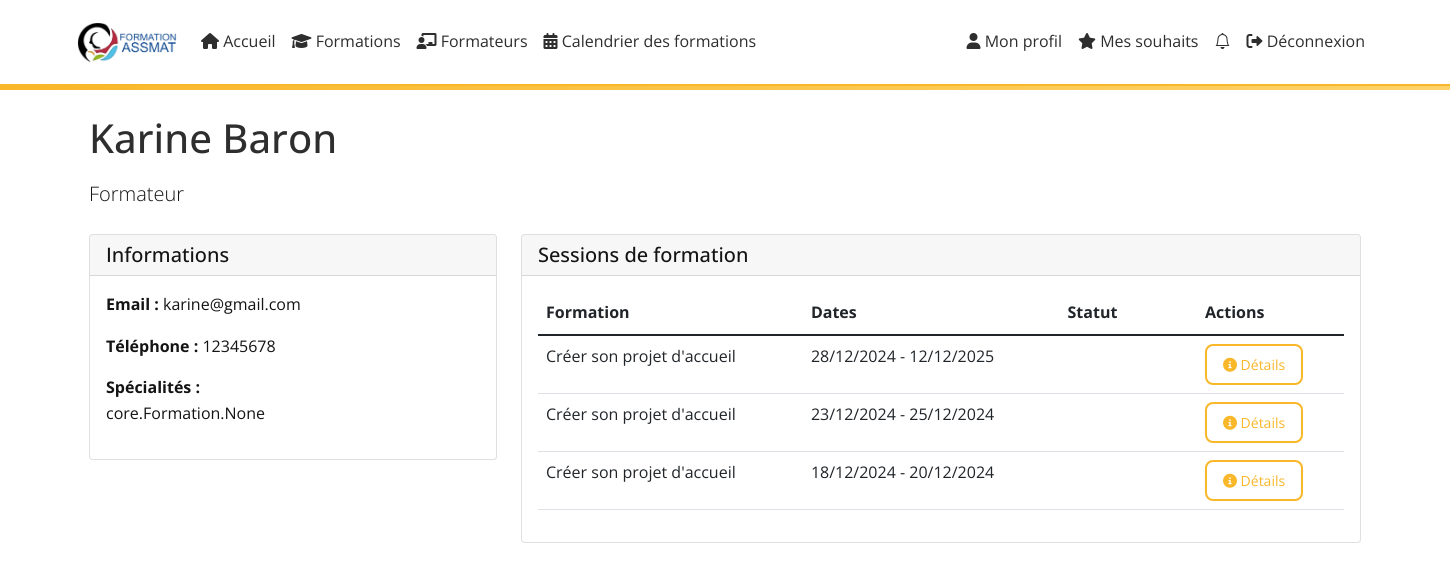
/trainers/1/ (signed in), run on the app's committed database.
### core/models.py (models this page shows, shortened)
class Trainer(models.Model):
    first_name = models.CharField(max_length=100, verbose_name="Prénom", null=True, blank=True)
    last_name = models.CharField(max_length=100, verbose_name="Nom", null=True, blank=True)
    email = models.EmailField(verbose_name="Email", null=True, blank=True)
    phone = models.CharField(max_length=20, verbose_name="Téléphone", null=True, blank=True)
    bio = models.TextField(blank=True, verbose_name="Biographie")
    photo = models.ImageField(upload_to='trainers/', null=True, blank=True, verbose_name="Photo")
    specialties = models.ManyToManyField('Formation', blank=True, verbose_name="Spécialités")
    created_at = models.DateTimeField(auto_now_add=True)
    updated_at = models.DateTimeField(auto_now=True)
    def get_full_name(self):
        return f"{self.first_name} {self.last_name}".strip()
    class Meta:
        verbose_name = "Formateur"
        verbose_name_plural = "Formateurs"
        ordering = ['last_name', 'first_name']

class Session(models.Model):
    STATUS_CHOICES = [
        ('NON_OUVERTE', 'Non ouverte'),
        ('DEMANDEE', 'Demandée'),
        ('OUVERTE', 'Ouverte'),
        ('COMPLETE', 'Complète'),
        ('PREPAREE', 'Préparée'),
        ('ENVOYEE_FORMATEUR', 'Envoyée formateur'),
        ('ATTENTE_RETOUR', 'En attente retour'),
        ('ATTENTE_TRAITEMENT_SYLVAN', 'En attente traitement Sylvan'),
        ('ATTENTE_TRAITEMENT_IPERIA', 'En attente traitement Ipéria'),
        ('ERREUR_SYLVAN', 'Erreur à traiter Sylvan'),
        ('ERREUR_IPERIA', 'Erreur à traiter Ipéria'),
        ('TERMINEE', 'Terminée'),
    ]
    formation = models.ForeignKey(
        Formation,
        on_delete=models.CASCADE,
        related_name='sessions'
    )
    trainers = models.ManyToManyField(
        Trainer,
        related_name='sessions',
        blank=True
    )
    status = models.CharField(
        max_length=50,
        choices=STATUS_CHOICES,
        default='NON_OUVERTE'
    )
    start_date = models.DateField(null=True, blank=True)
    end_date = models.DateField(null=True, blank=True)
    iperia_opening_date = models.DateField(null=True, blank=True)
    iperia_deadline = models.DateField(null=True, blank=True)
    created_at = models.DateTimeField(auto_now_add=True)
    updated_at = models.DateTimeField(auto_now=True)
    last_status_change = models.DateTimeField(default=timezone.now)

class Formation(models.Model):
    FORMATION_TYPES = [
        ('initial', 'Formation Initiale'),
        ('continue', 'Formation Continue'),
        ('specialisation', 'Formation Spécialisation'),
    ]
    name = models.CharField(max_length=255, verbose_name="Nom de la formation")
    code_iperia = models.CharField(max_length=50, unique=True, verbose_name="Code IPERIA")
    description = models.TextField(verbose_name="Description")
    duration = models.IntegerField(help_text="Durée en heures", validators=[MinValueValidator(1)], verbose_name="Durée")
    image = models.ImageField(upload_to='formations/images/', null=True, blank=True, verbose_name="Image")
    program_file = models.FileField(upload_to='programs/', null=True, blank=True, verbose_name="Programme détaillé")
    created_at = models.DateTimeField(auto_now_add=True, verbose_name="Date de création")
    updated_at = models.DateTimeField(auto_now=True, verbose_name="Date de mise à jour")
    type = models.CharField(max_length=20, choices=FORMATION_TYPES, default='initial', verbose_name="Type de formation")
    is_presentiel = models.BooleanField(default=True, verbose_name="Présentiel")
    is_distanciel = models.BooleanField(default=False, verbose_name="Distanciel")
    is_asynchrone = models.BooleanField(default=False, verbose_name="Asynchrone")
    is_active = models.BooleanField(default=True, verbose_name="Formation active")
    city = models.CharField(max_length=100, null=True, blank=True, verbose_name="Ville")
    code_postal = models.CharField(max_length=10, null=True, blank=True, verbose_name="Code postal")
    latitude = models.FloatField(null=True, blank=True)
    longitude = models.FloatField(null=True, blank=True)
    class Meta:
        verbose_name = "Formation"
        verbose_name_plural = "Formations"
        ordering = ['name']

### core/views.py (the view)
# urls.py: path('trainers/<int:pk>/', views.trainer_detail, name='trainer_detail'),
@login_required
def trainer_detail(request, pk):
    trainer = get_object_or_404(Trainer, pk=pk)
    sessions = Session.objects.filter(trainers=trainer).order_by('-start_date')
    return render(request, 'core/trainer_detail.html', {
        'trainer': trainer,
        'sessions': sessions
    })

### core/context_processors.py (called while the page is built)
def unread_notifications(request):
    if request.user.is_authenticated:
        return {
            'unread_notifications_count': request.user.notifications.filter(is_read=False).count()
        }
    return {}

### core/templates/core/trainer_detail.html (shortened to what this page needs)
{% extends "core/base.html" %}
{% block content %}
<div class="container">
    <div class="mb-4">
        <h1>{{ trainer.get_full_name }}</h1>
        <p class="lead">Formateur</p>
    </div>
    <div class="row">
        <div class="col-md-4">
            <div class="card mb-4">
                <div class="card-header">
                    <h5 class="card-title mb-0">Informations</h5>
                </div>
                <div class="card-body">
                    <p><strong>Email :</strong> {{ trainer.email }}</p>
                    <p><strong>Téléphone :</strong> {{ trainer.phone }}</p>
                    {% if trainer.specialties %}
                        <p><strong>Spécialités :</strong><br>{{ trainer.specialties }}</p>
                    {% endif %}
                </div>
            </div>
        </div>
        <div class="col-md-8">
            <div class="card">
                <div class="card-header">
                    <h5 class="card-title mb-0">Sessions de formation</h5>
                </div>
                <div class="card-body">
                    <div class="table-responsive">
                        <table class="table">
                            <thead>
                                <tr>
                                    <th>Formation</th>
                                    <th>Dates</th>
                                    <th>Statut</th>
                                    <th>Actions</th>
                                </tr>
                            </thead>
                            <tbody>
                                {% for session in sessions %}
                                    <tr>
                                        <td>{{ session.formation.name }}</td>
                                        <td>
                                            {{ session.start_date|date:"d/m/Y" }} - {{ session.end_date|date:"d/m/Y" }}
                                        </td>
                                        <td>
                                            <span class="badge badge-{{ session.status_color }}">
                                            </span>
                                        </td>
                                        <td>
                                            <a href="{% url 'core:session_detail' session_id=session.id %}"
                                               class="btn btn-info btn-sm">
                                                <i class="fas fa-info-circle"></i> Détails
                                            </a>
                                        </td>
                                    </tr>
                                {% empty %}
                                    <tr>
                                        <td colspan="4" class="text-center">
                                            Aucune session de formation pour ce formateur.
                                        </td>
                                    </tr>
                                {% endfor %}
                            </tbody>
                        </table>
                    </div>
                </div>
            </div>
        </div>
    </div>
</div>
{% endblock %}

### core/static/core/css/custom.css (style rules this page uses)
:root { --primary-color: #F9B72A; --secondary-color: #2E2E2E; --background-color: #ffffff; --text-color: #141414; --hover-color: #fccc64; --border-radius: 8px; }
body { background-color: var(--background-color); color: var(--text-color); font-family: 'Open Sans', sans-serif; line-height: 1.6; }
.auth-buttons .nav-link, .btn { border-radius: var(--border-radius); border: 2px solid var(--primary-color); color: var(--primary-color); background: transparent; padding: 0.5rem 1rem; transition: background 0.3s, color 0.3s; }
h1, h2, h3 { color: var(--secondary-color); margin-bottom: 1rem; }
a { color: var(--primary-color); text-decoration: none; }

### data on the page
Trainer: get_full_name "Karine Baron", email "karine@gmail.com", phone "12345678", specialties "core.Formation.None"
Session: formation.name "Créer son projet d'accueil", start_date "28/12/2024", end_date "12/12/2025"
Session: formation.name "Créer son projet d'accueil", start_date "23/12/2024", end_date "25/12/2024"
Session: formation.name "Créer son projet d'accueil", start_date "18/12/2024", end_date "20/12/2024"
